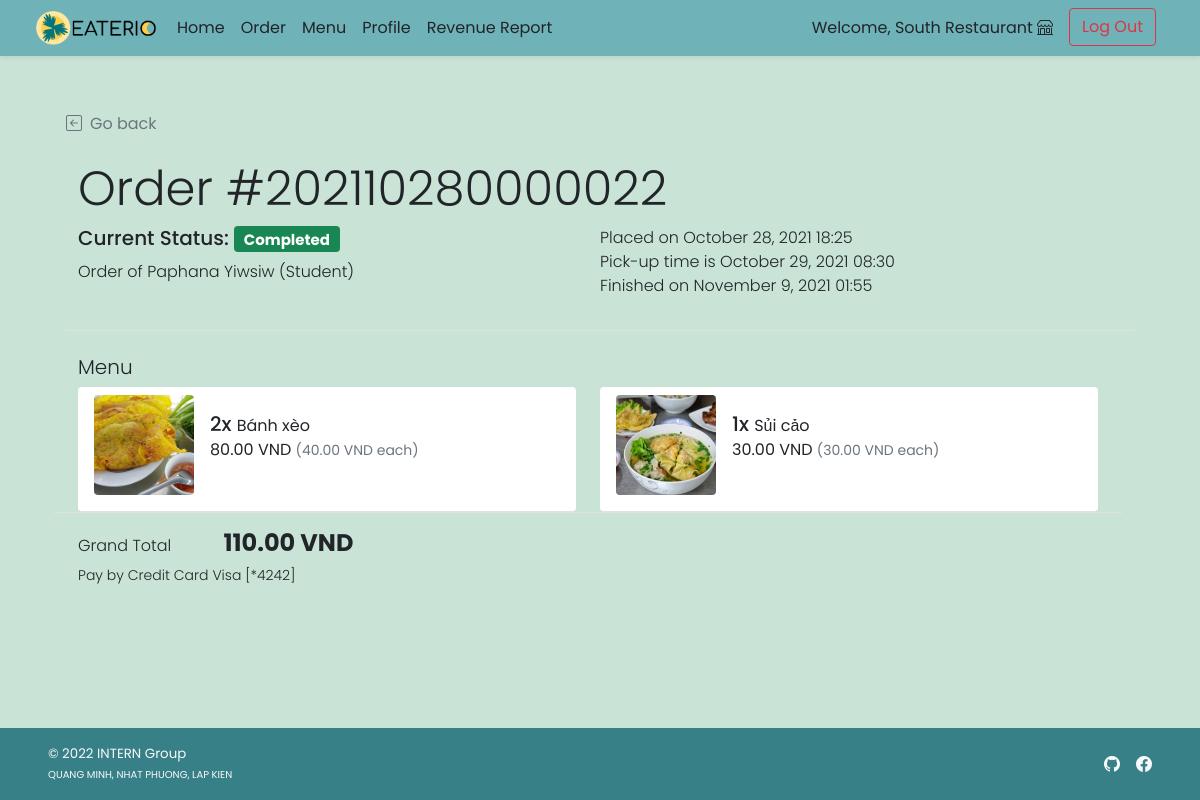
Screenshot of /shop/shop_order_detail.php?orh_id=22 (signed in) with the database file from the repository.
### tables this page shows
CREATE TABLE `order_header` (
  `orh_id` int(11) NOT NULL,
  `orh_refcode` varchar(15) DEFAULT NULL,
  `c_id` int(11) NOT NULL,
  `s_id` int(11) NOT NULL,
  `p_id` int(11) NOT NULL,
  `orh_ordertime` timestamp NOT NULL DEFAULT current_timestamp(),
  `orh_pickuptime` datetime NOT NULL,
  `orh_orderstatus` varchar(10) NOT NULL,
  `orh_finishedtime` datetime DEFAULT NULL
);

CREATE TABLE `customer` (
  `c_id` int(11) NOT NULL,
  `c_username` varchar(45) NOT NULL,
  `c_pwd` varchar(45) NOT NULL,
  `c_firstname` varchar(45) NOT NULL,
  `c_lastname` varchar(45) NOT NULL,
  `c_email` varchar(100) NOT NULL,
  `c_gender` varchar(1) NOT NULL COMMENT 'M for Male, F for Female',
  `c_type` varchar(3) NOT NULL COMMENT 'Type of customer in this canteen (STD for student, INS for instructor, STF for staff, GUE for guest, ADM for admin, OTH for other)'
);

CREATE TABLE `order_detail` (
  `ord_id` int(11) NOT NULL,
  `orh_id` int(11) NOT NULL,
  `f_id` int(11) NOT NULL,
  `ord_amount` int(11) NOT NULL,
  `ord_buyprice` decimal(6,2) NOT NULL COMMENT 'To keep the snapshot of selected menu cost at the time of the purchase.',
  `ord_note` text DEFAULT NULL
);

CREATE TABLE `food` (
  `f_id` int(11) NOT NULL,
  `s_id` int(11) NOT NULL,
  `f_name` varchar(100) NOT NULL,
  `f_price` decimal(6,3) NOT NULL,
  `f_todayavail` tinyint(4) NOT NULL DEFAULT 1 COMMENT 'Food is available to order or not',
  `f_preorderavail` tinyint(4) NOT NULL DEFAULT 1,
  `f_pic` text DEFAULT NULL
);

CREATE TABLE `payment` (
  `p_id` int(11) NOT NULL,
  `c_id` int(11) NOT NULL,
  `p_type` varchar(45) NOT NULL,
  `p_amount` decimal(7,2) NOT NULL,
  `p_detail` text DEFAULT NULL
);

### shop/shop_order_detail.php (the view, shortened to what this page needs)
<!DOCTYPE html>
<html lang="en">
<head>
    <?php
        include("../conn_db.php");
        include('../head.php');
    ?>
    <link href="../css/main.css" rel="stylesheet">
    <link href="../css/menu.css" rel="stylesheet">
</head>
<body class="d-flex flex-column h-100">
    <?php include('nav_header_shop.php')?>
    <?php
        $orh_id = $_GET["orh_id"];
        $orh_query = "SELECT * FROM order_header WHERE orh_id = {$orh_id}";
        $orh_arr = $mysqli -> query($orh_query) -> fetch_array();
    ?>
    <div class="container px-5 pt-4" id="cart-body">
        <div class="row my-4 border-bottom">
            <a class="nav nav-item text-decoration-none text-muted mb-2" href="#" onclick="history.back();">
                <i class="bi bi-arrow-left-square me-2"></i>Go back
            </a>
            <h2 class="pt-3 display-5">Order #<?php echo $orh_arr["orh_refcode"];?></h2>
            <div class="row row-cols-1 row-cols-md-2">
                <div class="col mb-2 mb-md-0">
                    <ul class="list-unstyled fw-light">
                        <li class="list-item mb-2">
                            <?php if($orh_arr["orh_orderstatus"]=="ACPT"){ ?>
                            <h5>Current Status: <span class="fw-bold badge bg-info text-dark">Accepted</span></h5>
                            <?php }else if($orh_arr["orh_orderstatus"]=="PREP"){ ?>
                            <h5>Current Status: <span class="fw-bold badge bg-warning text-dark">Preparing</span></h5>
                            <?php }else if($orh_arr["orh_orderstatus"]=="RDPK"){ ?>
                            <h5>Current Status: <span class="fw-bold badge bg-primary text-white">Ready to pick up</span></h5>
                            <?php }else if($orh_arr["orh_orderstatus"]=="FNSH"){?>
                            <h5>Current Status: <span class="fw-bold badge bg-success text-white">Completed</span></h5>
                            <?php } ?>
                        </li>
                        <li class="list-item">Order of
                            <?php
                                $cust_query = "SELECT c_firstname,c_lastname,c_type FROM customer WHERE c_id = {$orh_arr['c_id']};";
                                $cust_arr = $mysqli -> query($cust_query) -> fetch_array();
                                switch($cust_arr["c_type"]){
                                    case "STD": $cust_type = "Student"; break;
                                }
                                echo "{$cust_arr['c_firstname']} {$cust_arr['c_lastname']} ({$cust_type})";
                            ?>
                        </li>
                    </ul>
                </div>
                <div class="col">
                    <ul class="list-unstyled fw-light">
                        <?php
                            $od_placedate = (new Datetime($orh_arr["orh_ordertime"])) -> format("F j, Y H:i");
                            $od_pickupdate = (new Datetime($orh_arr["orh_pickuptime"])) -> format("F j, Y H:i");
                        ?>
                        <li>Placed on <?php echo $od_placedate;?></li>
                        <li>Pick-up time is <?php echo $od_pickupdate;?></li>
                        <?php if($orh_arr["orh_orderstatus"]!="FNSH"){ ?>
                        <li>The order is not finish yet.</li>
                        <?php }else{
                            $od_finishtime = (new Datetime($orh_arr["orh_finishedtime"])) -> format("F j, Y H:i");
                        ?>
                        <li>Finished on <?php echo $od_finishtime;?></li>
                        <?php } ?>
                    </ul>
                </div>
            </div>
        </div>
        <div class="row mb-5">
            <div class="col">
                <div class="row row-cols-1">
                    <div class="col">
                        <h5 class="fw-light">Menu</h5>
                    </div>
                    <div class="col row row-cols-1 row-cols-md-2 border-bottom">
                        <?php
                            $ord_query = "SELECT f.f_id,f.f_name,f.f_pic,ord.ord_amount,ord.ord_buyprice,ord_note FROM order_detail ord INNER JOIN food f ON ord.f_id = f.f_id WHERE ord.orh_id = {$orh_id}";
                            $ord_result = $mysqli -> query($ord_query);
                            while($ord_row = $ord_result -> fetch_array()){
                        ?>
                        <div class="col">
                            <ul class="list-group">
                                    <li
                                        class="list-group-item d-flex border-0 pb-3 border-bottom w-100 justify-content-between align-items-center">
                                        <div class="image-parent">
                                            <img <?php
                                            if(is_null($ord_row["f_pic"])){echo "src='../img/default.png'";}
                                            else{echo "src=\"../img/{$ord_row['f_pic']}\"";}
                                        ?> class="img-fluid rounded"
                                                style="width: 100px; height:100px; object-fit:cover;"
                                                alt="<?php echo $ord_row["f_name"]?>">
                                        </div>
                                        <div class="ms-3 me-auto">
                                            <div class="fw-normal"><span class="h5"><?php echo $ord_row["ord_amount"]?>x
                                                </span><?php echo $ord_row["f_name"]?>
                                                <p><?php printf("%.2f VND <small class='text-muted'>(%.2f VND each)</small>",$ord_row["ord_buyprice"]*$ord_row["ord_amount"],$ord_row["ord_buyprice"]);?><br />
                                                </p>
                                            </div>
                                        </div>
                                    </li>
                            </ul>
                        </div>
                        <?php } ?>
                    </div>
                    <div class="col my-3">
                        <ul class="list-inline justify-content-between">
                            <li class="list-inline-item fw-light me-5">Grand Total</li>
                            <li class="list-inline-item fw-bold h4">
                                <?php
                                    $gt_query = "SELECT SUM(ord_amount*ord_buyprice) AS gt FROM order_detail WHERE orh_id = {$orh_id}";
                                    $gt_arr = $mysqli -> query($gt_query) -> fetch_array();
                                    printf("%.2f VND",$gt_arr["gt"]);
                                ?>
                            </li>
                            <li class="list-item fw-light small">Pay by
                                <?php
                                    $py_query = "SELECT p_type,p_detail FROM payment WHERE p_id = {$orh_arr['p_id']} LIMIT 0,1;";
                                    $py_arr = $mysqli -> query($py_query) -> fetch_array();
                                    switch($py_arr["p_type"]){
                                        case "CRDC": echo "Credit Card"; break;
                                    }
                                    echo " ".$py_arr["p_detail"];
                                ?>
                            </li>
                        </ul>
                    </div>
                </div>
            </div>
        </div>
    </div>
    <?php include 'shop_footer.php';?>
</body>
</html>

### css/main.css (style rules this page uses)
html { height: 100%; }
body { height: 100%; padding-top: 4rem; margin-bottom: -50px; font-family: 'Poppins', 'Noto Sans Thai', sans-serif; background-color: #F6F6F2; }
a { cursor: pointer; }
.bi { vertical-align: -.125em; fill: currentColor; }
.text-white { color: white; }

### css/menu.css (style rules this page uses)
html, body { height: 100%; background-color: #C9E4D6; }
.image-parent { max-width: 100px; }

### rows the page displays
order_header: orh_refcode "202110280000022", orh_ordertime "October 28, 2021 18:25", orh_pickuptime "October 29, 2021 08:30", orh_finishedtime "November 9, 2021 01:55"
customer: c_firstname "Paphana", c_lastname "Yiwsiw", c_type "Student"
order_detail: f.f_pic (picture), ord_amount "2", f.f_name "Bánh xèo", $ord_row["ord_buyprice"]*$ord_row["ord_amount"] "80.00", ord_buyprice "40.00"
order_detail: f.f_pic (picture), ord_amount "1", f.f_name "Sủi cảo", $ord_row['ord_buyprice']*$ord_row['ord_amount'] "30.00", ord_buyprice "30.00"
payment: p_detail "Visa [*4242]"

### other values shown
$_SESSION['shopname'] "South Restaurant"
$gt_arr["gt"] "110.00"
